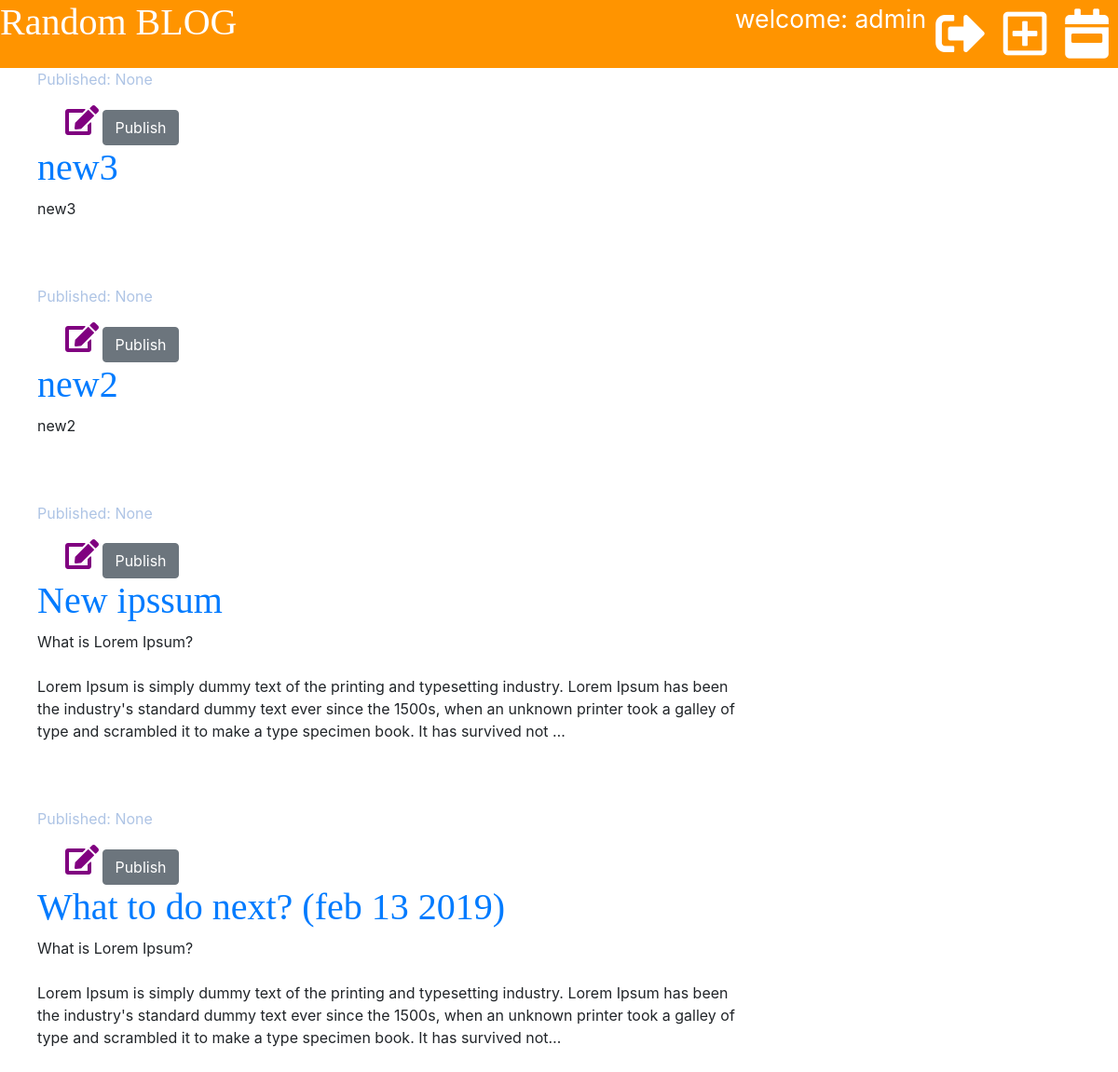
Before: /draft/3/unPublish/ (signed in) with the older database file.
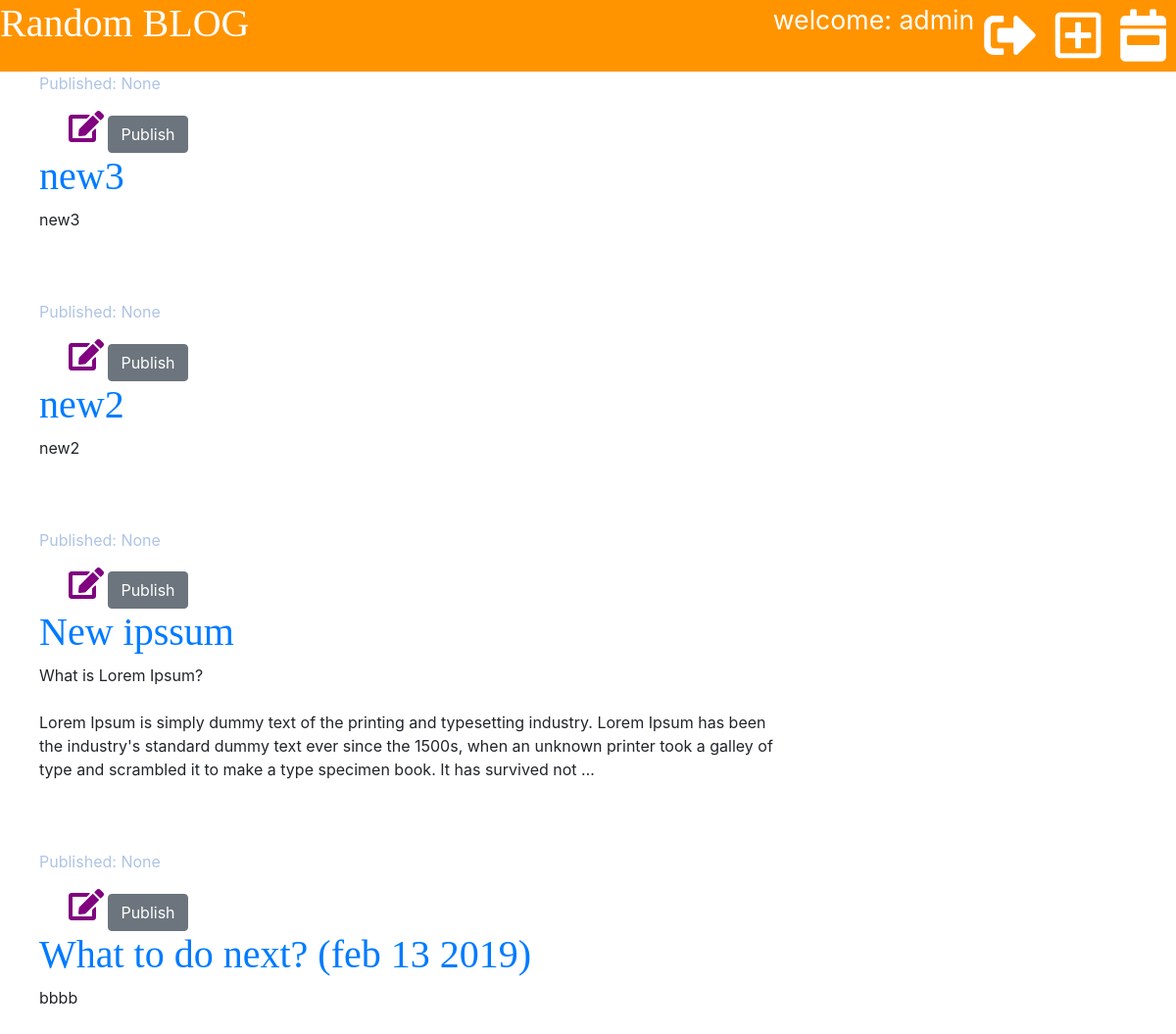
After: the same page with the newer database file.
### blog/models.py (models this page shows, shortened)
class Post(models.Model):
    author = models.ForeignKey('auth.User', on_delete=models.CASCADE)
    title = models.CharField(max_length=200)
    text = models.TextField()
    created_date = models.DateTimeField(default=timezone.now)
    published_date = models.DateTimeField(blank=True, null=True)
    test_date = models.DateTimeField(blank=True, null=True)

### blog/views.py (the view)
# urls.py: path('draft/<int:pk>/unPublish/', views.post_unPublish, name='post_post_unPublish'),
@login_required
def post_unPublish(request, pk):
    post = get_object_or_404(Post, pk=pk)
    post.published_date = None
    post.save()
    posts = Post.objects.filter(published_date__isnull=True).order_by('-created_date')
    stuff_for_frontend = {'posts': posts}
    return render(request, "blog/post_draft_list.html", stuff_for_frontend)

### blog/templates/blog/post_draft_list.html (shortened to what this page needs)
{% extends 'blog/base.html' %}
{% block content %}
{% for post in posts %}
<div class="post">
    <div class="date">
        <p>Published: {{ post.published_date }}</p>
        <span class="edit-publish">
            <a href="{% url 'post_edit' pk=post.pk %}"><i class="fas fa-edit fa-2x"></i></a>
            <a href="{% url 'post_publish' pk=post.pk %}"><button class="btn btn-secondary">Publish</button></a>
        </span>
    </div>
    <h1><a href="{% url 'post_detail' post.pk %}">{{ post.title }}</a></h1>
    <p>{{ post.text|linebreaksbr|truncatechars:300 }}</p>
</div>
{% endfor %}
{% endblock %}

Changed rows visible on the page:
changed Post: text "What is Lorem Ipsum? Lorem Ipsum is simply dummy text of the printing and typesetting industry. Lorem Ipsum has been the industry's standard dummy text ever since the 1500s, when an unknown printer took a galley of type and scrambled it to make a type specimen book. It has survived not…" → "bbbb"
